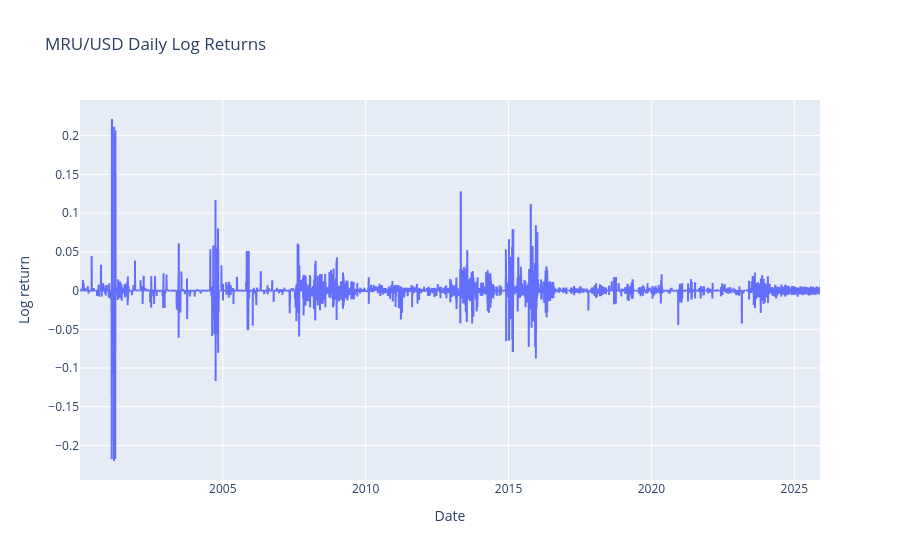

The code cell stored with this chart in its notebook:
### Code cell
# 6. Compute returns
print("Computing log and simple returns")

zero_close_count = int((df["close"] == 0).sum())
print(f"Rows with close == 0: {zero_close_count}")

df["log_return"] = np.log(df["close"] / df["close"].shift(1))
df["simple_return"] = df["close"].pct_change()

ret = df["log_return"].dropna()
print("\nLog return summary:")
display(ret.describe())

quantiles = ret.quantile([0.01, 0.05, 0.25, 0.5, 0.75, 0.95, 0.99])
print("\nSelected log-return quantiles:")
display(quantiles)

# Plot log returns
fig_ret = px.line(df, x="date", y="log_return", title="Daily Log Returns")
fig_ret.show()

### Figure 1 — Plotly figure (JSON) as saved in the notebook; plotly's stock layout.template omitted (floating-point values rounded to 4 significant figures; data arrays with more than 128 entries replaced by an {"elided": "..."} marker saying what was removed)
{"data": [{"hovertemplate": "Date=%{x}<br>Log return=%{y}<extra></extra>", "legendgroup": "", "line": {"color": "#636efa", "dash": "solid"}, "marker": {"symbol": "circle"}, "mode": "lines", "name": "", "showlegend": false, "type": "scattergl", "x": {"elided": "6752 str values"}, "xaxis": "x", "y": {"elided": "6752 float values"}, "yaxis": "y"}], "layout": {"legend": {"tracegroupgap": 0}, "title": {"text": "MRU/USD Daily Log Returns"}, "xaxis": {"anchor": "y", "domain": [0, 1], "title": {"text": "Date"}}, "yaxis": {"anchor": "x", "domain": [0, 1], "title": {"text": "Log return"}}}}
